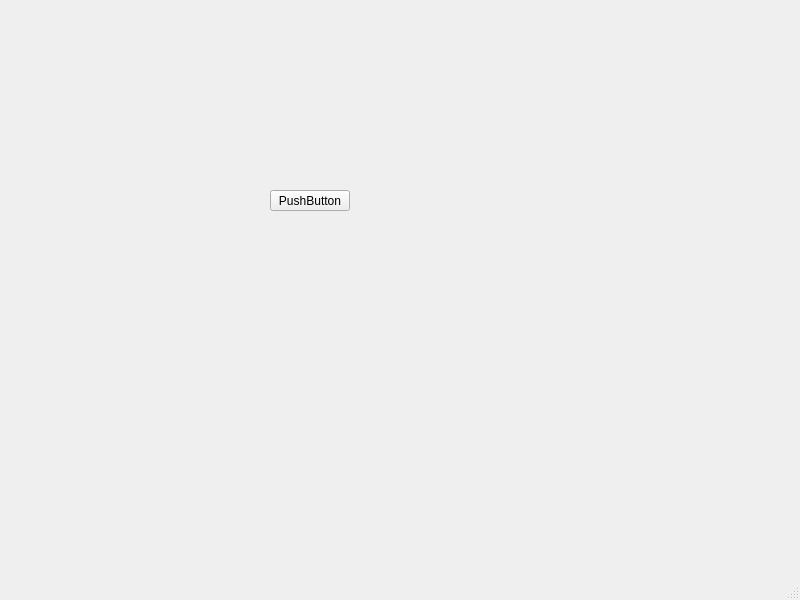
<?xml version="1.0" encoding="UTF-8"?>
<ui version="4.0">
 <class>IHMPendu</class>
 <widget class="QMainWindow" name="IHMPendu">
  <property name="geometry">
   <rect>
    <x>0</x>
    <y>0</y>
    <width>800</width>
    <height>600</height>
   </rect>
  </property>
  <property name="windowTitle">
   <string>IHMPendu</string>
  </property>
  <widget class="QWidget" name="centralwidget">
   <widget class="QPushButton" name="pushButton">
    <property name="geometry">
     <rect>
      <x>270</x>
      <y>190</y>
      <width>80</width>
      <height>21</height>
     </rect>
    </property>
    <property name="text">
     <string>PushButton</string>
    </property>
   </widget>
  </widget>
  <widget class="QMenuBar" name="menubar">
   <property name="geometry">
    <rect>
     <x>0</x>
     <y>0</y>
     <width>800</width>
     <height>22</height>
    </rect>
   </property>
  </widget>
  <widget class="QStatusBar" name="statusbar"/>
 </widget>
 <resources/>
 <connections/>
</ui>
